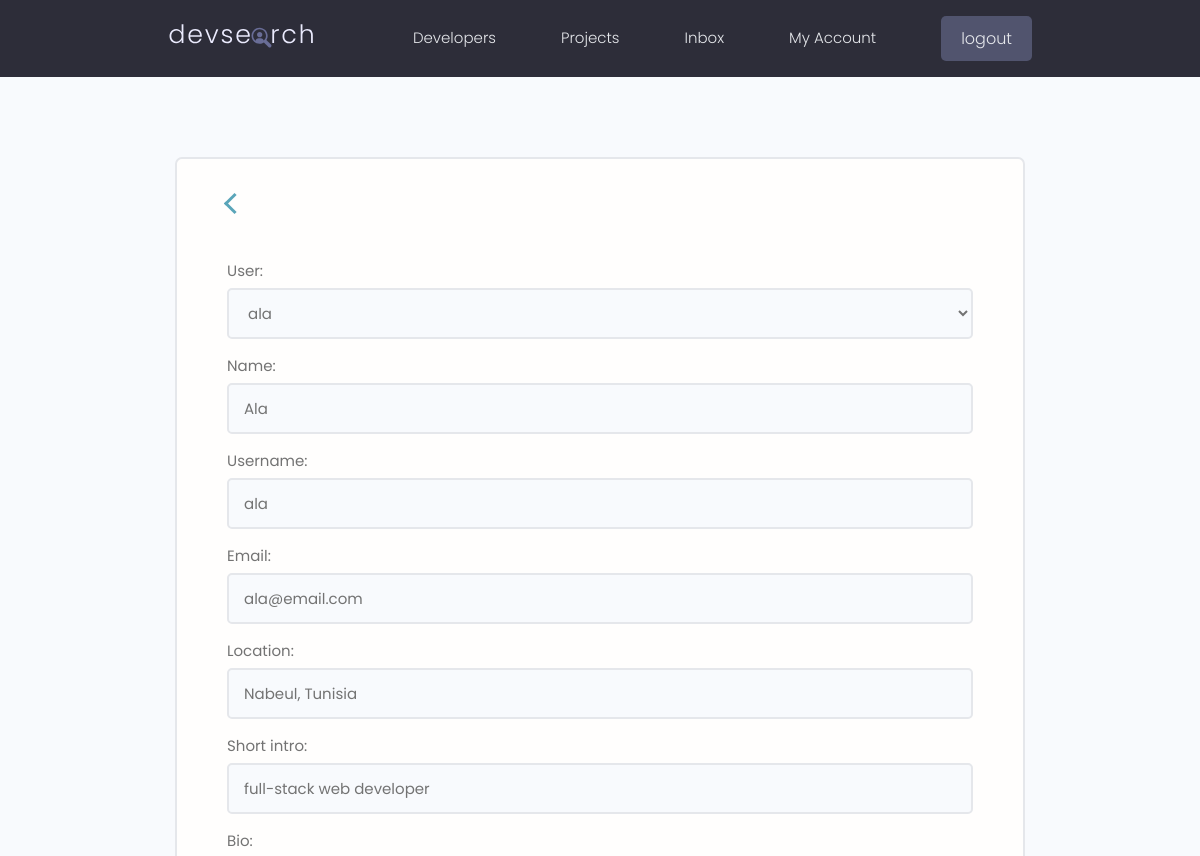
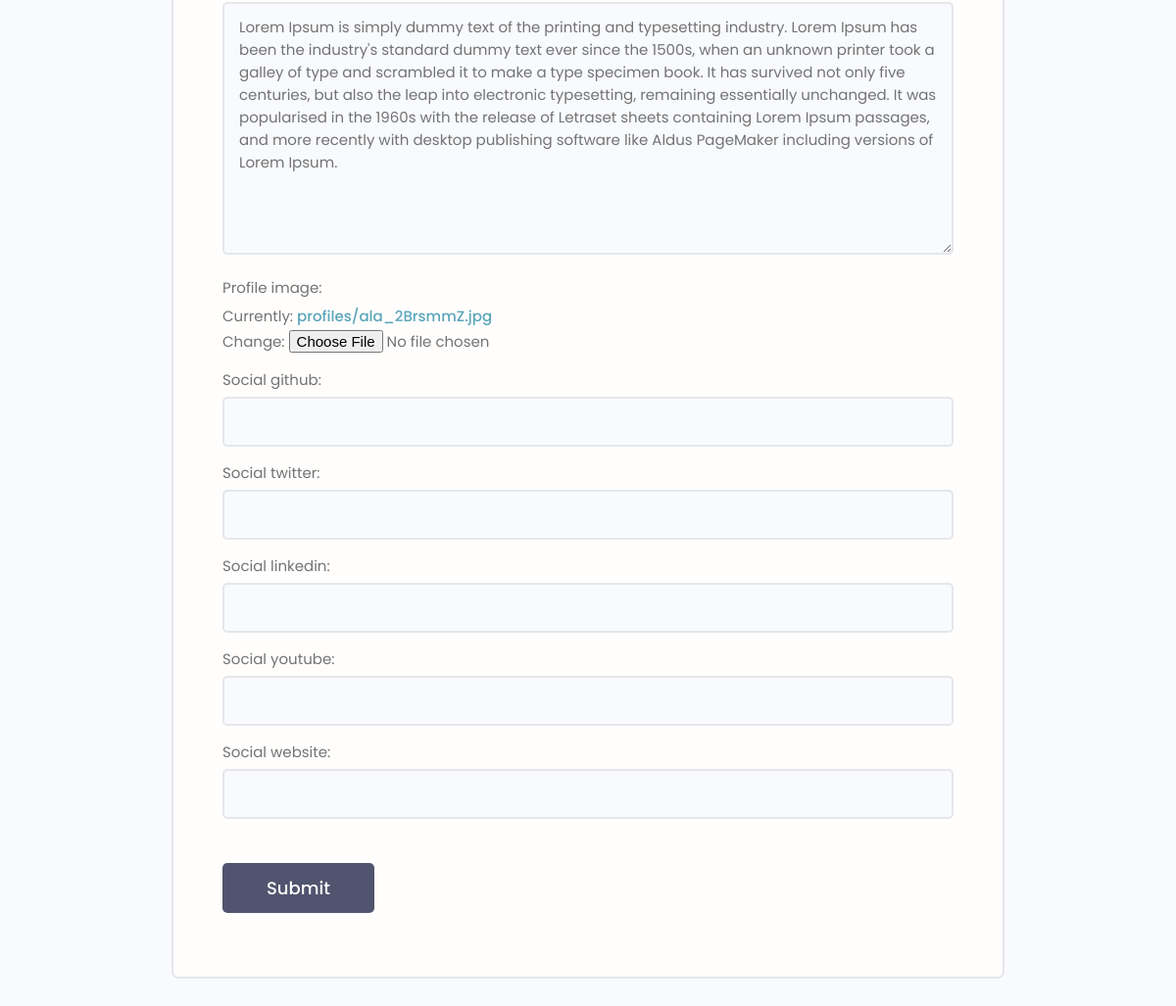
Page /edit-profile/ (signed in) on the committed database (2 pictures, top to bottom).
### users/models.py (models this page shows, shortened)
class Profile(models.Model):
    user = models.OneToOneField(User, on_delete=models.CASCADE, blank=True, null=True) # user deleted --> profile deleted
    name = models.CharField(max_length=50, blank=True, null=True)
    username = models.CharField(max_length=50, blank=True, null=True)
    email = models.CharField(max_length=100, blank=True, null=True)
    location =  models.CharField(max_length=100, blank=True, null=True)
    short_intro = models.CharField(max_length=100, blank=True, null=True)
    bio = models.TextField(blank=True, null=True)
    profile_image = models.ImageField(default='profiles/user-default.png', upload_to='profiles/')
    social_github = models.CharField(max_length=200, blank=True, null=True)
    social_twitter = models.CharField(max_length=200, blank=True, null=True)
    social_linkedin = models.CharField(max_length=200, blank=True, null=True)
    social_youtube = models.CharField(max_length=200, blank=True, null=True)
    social_website = models.CharField(max_length=200, blank=True, null=True)
    created = models.DateTimeField(auto_now_add=True)
    id = models.UUIDField(default=uuid.uuid4, primary_key=True, editable=False, unique=True)

### users/views.py (the view)
# urls.py: path('edit-profile/', views.updateProfile, name='update_profile'),
@login_required(login_url='login')
def updateProfile(request):
    profile = request.user.profile
    form = ProfileForm(instance=profile)
    if request.method == 'POST':
        form = ProfileForm(request.POST, request.FILES, instance=profile)
        if form.is_valid():
            form.save()
            messages.success(request, 'Profile updated successfully')
            return redirect('account')
    context = {'profile':profile, 'form':form}
    return render(request, 'users/profile_form.html', context)

### users/forms.py
class ProfileForm(ModelForm):
    class Meta:
        model = Profile
        fields = '__all__'
    def __init__(self, *args, **kwargs):
        super(ProfileForm, self).__init__(*args, **kwargs)
        for name, field in self.fields.items():
            field.widget.attrs.update({'class':'input'})

### users/templates/users/profile_form.html (shortened to what this page needs)
{% extends 'main.html' %}
{% block content %}
<main class="formPage my-xl">
    <div class="content-box">
        <div class="formWrapper">
            <li><a href="{% url 'account' %}"><span class="arrow arrow-left" ></span></a></li>
            <br>
            <form class="form" method="POST" action="{% url 'update_profile' %}" enctype="multipart/form-data">
                {% for field in form %}
                <div class="form__field">
                    <label for="formInput#text">{{field.label}}: </label>
                    {{field}}
                </div>
                {% endfor %}
                <input class="btn btn--sub btn--lg  my-md" type="submit" value="Submit" />
            </form>
        </div>
    </div>
</main>
{% endblock content %}

### static/styles/app.css (style rules this page uses)
:root { --color-sub: #2d2d39; }
.btn--sub { background-color: var(--color-sub-light); }
.content-box { width: 95%; max-width: 85rem; margin: 0 auto; }
.formPage .formWrapper { list-style: none; background: var(--color-white); padding: 3.5rem 5rem; border: 2px solid var(--color-light); border-radius: 0.7rem; }

### static/styles/back-btn.css (style rules this page uses)
.arrow { display: inline-block; width: 15px; height: 15px; border-top: 3px solid #5aa5b9; border-right: 3px solid #5aa5b9; }
.arrow-left { transform: rotate(-135deg); }

### static/uikit/styles/modules/_variables.css (style rules this page uses)
:root { --color-main: #5aa5b9; --color-main-light: #e6faff; --color-sub: #3f4156; --color-sub-light: #51546e; --color-sub-lighter: #ededfd; --color-text: #737373; --color-gray: #8b8b8b; --color-light: #e5e7eb; --color-light-gray: #767676; --color-bg: #f8fafd; --color-white: #fffefd; --color-white-light: #f3f3f3; --color-success: #359e64; --color-success-bg: #def8e8; --color-error: #fc4b0b; --color-error-bg: #fff2ee; --font-base: 'Poppins', arial, helvetica, 'Segoe UI', roboto, ubuntu, sans-serif; --font-monospace: 'Fira Code', 'Courier New', courier, monospace; --font-regular: 300; --font-medium: 500; --font-bold: 700; --generic-shadow: 1px 1px 5px #00000010; --generic-transition: all 0.3s ease-in-out; }

### static/uikit/styles/modules/_base.css (style rules this page uses)
* { margin: 0; padding: 0; box-sizing: border-box; text-rendering: optimizeLegibility; color: inherit; font-size: inherit; }
html { font-size: 50%; }
@media only screen and (min-width: 480px) { html { font-size: 56.25%; } }
@media only screen and (min-width: 1200px) { html { font-size: 62.5%; } }

### static/uikit/styles/modules/_typography.css (style rules this page uses)
* { font-family: var(--font-base); }
p, span, strong { font-size: 1.6rem; color: var(--color-text); font-weight: var(--font-regular); }
a { padding-bottom: 2px; text-decoration: none; display: inline-block; color: var(--color-main); font-weight: var(--font-medium); }

### static/uikit/styles/modules/_utilities.css (style rules this page uses)
.my-md { margin: 3rem auto; }
.my-xl { margin: 8rem auto; }

### static/uikit/styles/modules/_button.css (style rules this page uses)
.btn { display: inline-block; position: relative; cursor: pointer; background-color: var(--color-light); font-weight: var(--font-medium); color: var(--color-sub); text-decoration: none; padding: 1rem 2rem; border-radius: 0.5rem; border: none; width: -webkit-fit-content; width: -moz-fit-content; width: fit-content; height: -webkit-fit-content; height: -moz-fit-content; height: fit-content; font-size: 1.6rem; outline-width: 0; outline-color: transparent; -webkit-backface-visibility: hidden; backface-visibility: hidden; transition: all 0.3s ease-in-out; }
.btn--sub { background-color: var(--color-sub); color: var(--color-white); }
.btn--lg { font-size: 1.8rem; padding: 1.2rem 4.5rem; }

### static/uikit/styles/modules/_form.css (style rules this page uses)
.form { display: block; }
.form__field { margin-top: 1.5rem; margin-bottom: 1.5rem; }
.form__label, .form__field > label { display: block; margin-bottom: 0.5rem; color: var(--color-text); }
input.input[type='text'], input.input[type='email'], input.input[type='password'], input.input[type='number'], select.input, textarea.input { min-width: 24rem; width: 100%; padding: 1.2rem 1.5rem; border-radius: 0.5rem; border: 2px solid var(--color-light); transition: all 0.3s ease-in-out; background-color: var(--color-bg); }

### rows in the picture
Profile: form "ala" "Ala" "ala" "ala@email.com" "Nabeul, Tunisia" "full-stack web developer" "Lorem Ipsum is simply dummy text of the printing and typesetting industry. Lorem Ipsum has been the industry's standard dummy text ever since the 1500s, when an unknown printer took a galley of type and scrambled it to make a type specimen book. It has survived not only five centuries, but also the leap into electronic typesetting, remaining essentially unchanged. It was popularised in the 1960s with the release of Letraset sheets containing Lorem Ipsum passages, and more recently with desktop publishing software like Aldus PageMaker including versions of Lorem Ipsum."

### other values in the picture
{{ field.label }} "User" "Name" "Username" "Email" "Location" "Short intro" "Bio" "Profile image" "Social github" "Social twitter" "Social linkedin" "Social youtube" "Social website"
